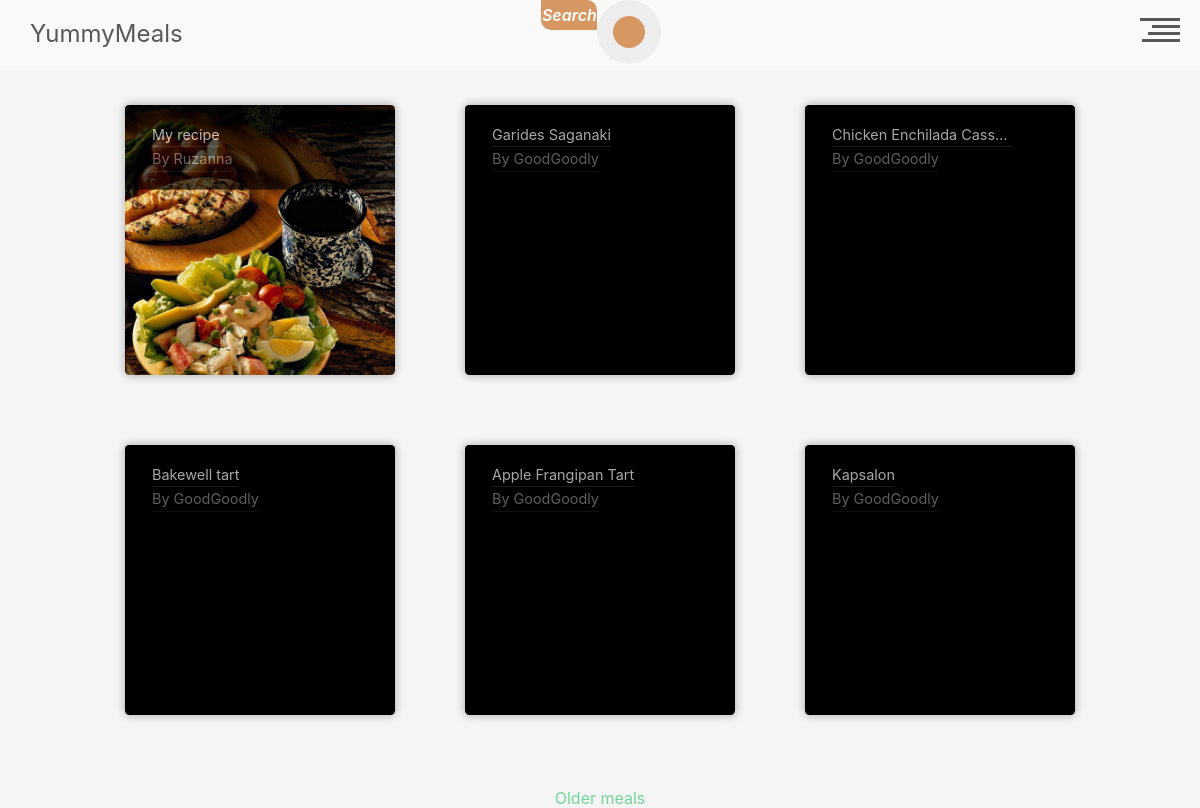
The page /meal/ on the database its author committed.
### app/meals/models.py (models this page shows)
class Meal(db.Model):
    __tablename__ = 'meal'
    id = Column(Integer, primary_key=True)
    name = Column(String)
    category_id =  Column(Integer, ForeignKey('category.id'))
    area_id = Column(Integer, ForeignKey('area.id'))
    author_id = Column(Integer, ForeignKey('user.id'), default = 1)
    instructions = Column(String)
    img_link = Column(String , default = 'default.jpg')
    tags = Column(String)
    video_link = Column(String)
    area = relationship("Area")
    category = relationship("Category")
    user = relationship("User")

### app/users/models.py (models this page shows, shortened)
class User(db.Model, UserMixin):
    id = db.Column(db.Integer, primary_key=True)
    username = db.Column(db.String(20), unique=True, nullable=False)
    email = db.Column(db.String(120), unique=True, nullable=False)
    image_file = db.Column(db.String(20), nullable=False, default='default.jpg')
    password = db.Column(db.String(60), nullable=False)
    comment = db.relationship('UserComments', backref='author', lazy=True)

### app/meals/routes.py (the view)
@meals_bp.route('/')
def test_route():
    page = request.args.get('page', 1, type=int)
    meallist = Meal.query.paginate(page, 6, False)
    next_url = url_for('meals.test_route', page=meallist.next_num) \
        if meallist.has_next else None
    prev_url = url_for('meals.test_route', page=meallist.prev_num) \
        if meallist.has_prev else None
    return render_template(
        'main_page.html',
        meallist=meallist,
        next_url=next_url,
        prev_url=prev_url,
    )

### app/meals/templates/main_page.html (shortened to what this page needs)
{% extends 'index.html' %}
{% block content %}
    <link rel="stylesheet" href={{ url_for('meals.static', filename='css/main.css') }}  />
<div class="flexbox">
    {% for meal in meallist.items %}
        <div class="food-card" style="background-image:url(
          {% if meal.author_id != 1 %}
            {{url_for('meals.static' ,filename = meal.img_link )}}
          {% else %}
            {{meal.img_link}}
          {% endif %}
          );">
    <div class="food-card-content">
      <div class="heading show">
        <h2>{{meal.name}}</h2>
      </div>
      <div class="heading author show">
        <h5>By <a href="#profile" class="profile">{{meal.user.username}}</a></h5>
      </div>
    </div>
  </div>
    {% endfor %}
</div>
<div class="nav_btns">
    {% if next_url %}
    <a href="{{ next_url }}">  Older meals </a>
    {% endif %}
</div>
{% endblock content %}

### app/index/templates/index.html (shortened to what this page needs)
{% extends 'base.html' %}

### app/index/templates/base.html (shortened to what this page needs)
<!DOCTYPE html>
<html lang="en">
<head>
    <link rel="stylesheet" href= "{{ url_for('index.static', filename='css/base.css') }}"  />
    <link rel="stylesheet" href="https://stackpath.bootstrapcdn.com/bootstrap/4.5.0/css/bootstrap.min.css">
    <link rel="stylesheet" href="https://cdnjs.cloudflare.com/ajax/libs/font-awesome/4.7.0/css/font-awesome.min.css">
</head>
<body>
    {% include 'header.html' %}
    <main class="main-content">
    {% block content %}
    {% endblock content %}
    </main>
</body>
</html>

### app/index/templates/header.html (shortened to what this page needs)
<link rel="stylesheet" href="{{url_for('index.static',filename='css/header.css') }}">
<header>
  <h1 id="site-title"><a style="display:flex;" href="/">YummyMeals</a></h1>
<div class="search-form">
<p class="head_search_txt">Search</p>
 <form  method = 'GET' action="{{url_for('meals.meal_search')}}">
    <button style = "outline:none;" class="head_search_btn" type = 'submit'></button>
  </form>
</div>
  <div id="nav-trigger" role="button">
    <div class="line l-01"></div>
    <div class="line l-02"></div>
    <div class="line l-03"></div>
    <div class="line l-04"></div>
  </div>
</header>

### app/index/static/css/base.css (style rules this page uses)
* { margin: 0; padding: 0; outline: none; box-sizing: border-box; }
body { background-color: #ededed; }

### app/meals/static/css/main.css (style rules this page uses)
html { font-family:"Open Sans",sans-serif; height:100%; width:100%; background:whitesmoke; }
div.show { position:relative;overflow:hidden;width:fit-content; }
div.show > h1,div.show > h2,div.show > h3,div.show > h4,div.show > h5,div.show > p { animation:1s show-slow ease-in; }
.heading > * { margin:0;padding:4px 0;line-height:1.125;white-space:nowrap;overflow:hidden;text-overflow:ellipsis;max-width:200px; }
.author > h5 { opacity:0.56;line-height:1.25; }
.food-card { position:relative;width:300px;height:300px;margin:20px 20px;border-radius:5px;box-shadow:0 0 10px 1px #00000045;background:black no-repeat right top ;background-size:auto 300px;color:white;overflow:hidden; }
.flexbox { display:flex;justify-content:center;vertical-align:middle;flex-wrap:wrap; }
.food-card-content { background:black;padding:20px 30px;opacity:0.66;transition:0.5s ease all; }
.food-card { transform:scale(0.9);transition:0.5s all ease; }
.profile { color:white; }
.nav_btns { width: 100%; text-align: center; margin: 40px auto; }

### rows shown on the page
Meal: img_link (placeholder picture), name "My recipe", user.username "Ruzanna"
Meal: name "Garides Saganaki", user.username "GoodGoodly"
Meal: name "Chicken Enchilada Cassero…", user.username "GoodGoodly"
Meal: name "Bakewell tart", user.username "GoodGoodly"
Meal: name "Apple Frangipan Tart", user.username "GoodGoodly"
Meal: name "Kapsalon", user.username "GoodGoodly"
